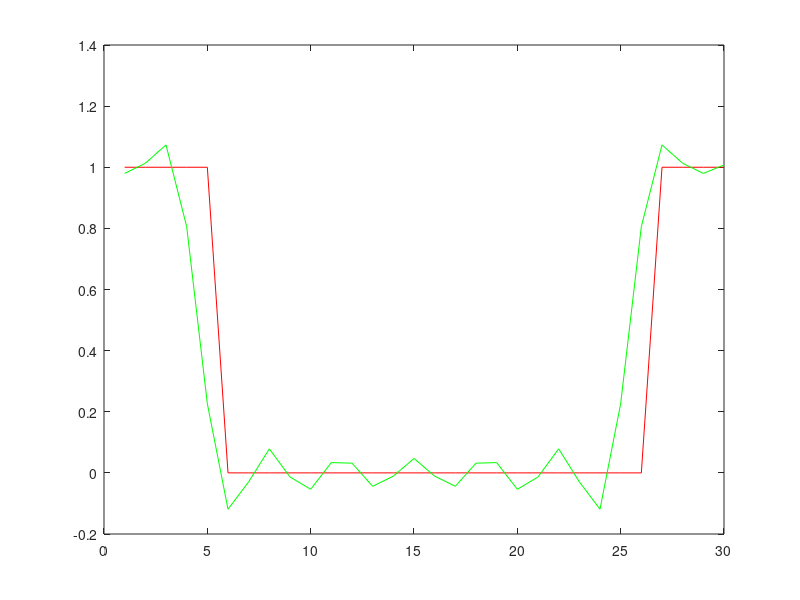

Write the MATLAB code that produced this figure.
% Selbst programmierte DFT: die ersten 9 cos-Koeffizienten

f = [1 1 1 1 1 zeros(1,21) 1 1 1 1];
T = length(f);
a = zeros(1,9);

for k = 0:8,
    sc = 0;
    for t = 0:T-1,
        sc = sc + f(t+1) * cos(k*t*2*pi/T);
    end
    a(k+1) = 2 * sc / T;
end

a

plot(f, 'r-');
hold on;
f2 = zeros(1,T);
for t = 1:T,
    f2(t) = a(1)/2;
    for k = 1:8,
        f2(t) = f2(t) + a(k+1)*cos(k*t*2*pi/T);
    end
end
plot(f2, 'g-');
hold off;
figure(1)
